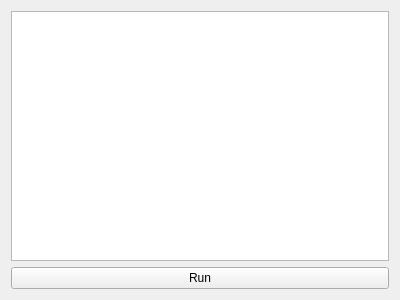
<?xml version="1.0" encoding="UTF-8"?>
<ui version="4.0">
 <class>StockTracker</class>
 <widget class="QWidget" name="StockTracker">
  <property name="geometry">
   <rect>
    <x>0</x>
    <y>0</y>
    <width>400</width>
    <height>300</height>
   </rect>
  </property>
  <property name="windowTitle">
   <string>Form</string>
  </property>
  <layout class="QGridLayout" name="gridLayout">
   <item row="1" column="0">
    <widget class="QPushButton" name="run">
     <property name="text">
      <string>Run</string>
     </property>
    </widget>
   </item>
   <item row="0" column="0">
    <widget class="QTextEdit" name="stockInfo"/>
   </item>
  </layout>
 </widget>
 <resources/>
 <connections/>
</ui>
